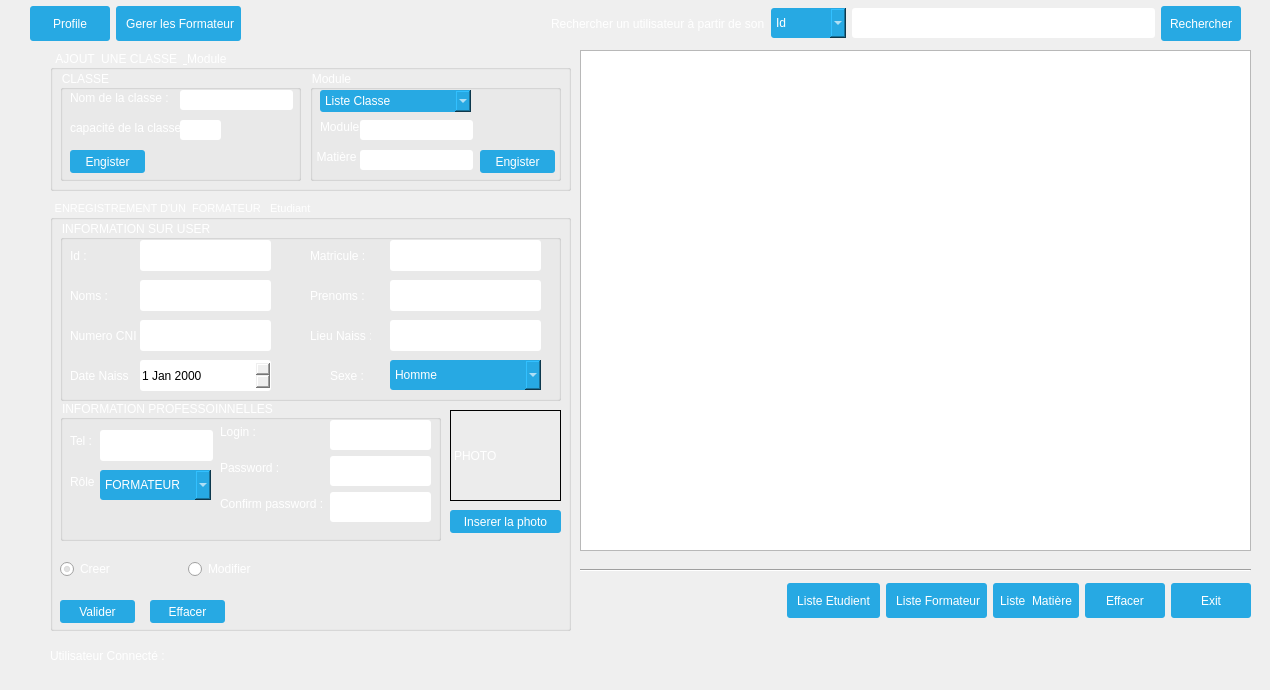
<?xml version="1.0" encoding="UTF-8"?>
<ui version="4.0">
 <class>UIResponsable</class>
 <widget class="QMainWindow" name="UIResponsable">
  <property name="geometry">
   <rect>
    <x>0</x>
    <y>0</y>
    <width>1270</width>
    <height>690</height>
   </rect>
  </property>
  <property name="windowTitle">
   <string>Interface Resonsable</string>
  </property>
  <property name="windowIcon">
   <iconset resource="src.qrc">
    <normaloff>:/image/responsable.png</normaloff>:/image/responsable.png</iconset>
  </property>
  <property name="styleSheet">
   <string notr="true">#centralwidget{
 border-image:url(:/image/bg.jpg);

}

#widget{
 border: 1px solid;
background: rgba(0, 0, 0, 80);

}

#label,#label_2,#currentDateTime,#logo,#label_3,#label_5,#label_15,#labelRechercher{ color: white; }
QLineEdit,QDateEdit ,#comboBoxRole{ border-radius: 3px; }
#label_13,#label_12,#label_6,#label_8,#label_7,#label_9,#label_10,#label_14,#label_11,#label_4,#labelRole,#labelPassword,#labelConfirmPassword{

color: white;
 
  font-family: Arial;

}



QPushButton, #comboBoxRechercherPar
{
  color: white;
  background-color: #27a9e3;
  border-width: 0px;
  border-radius: 3px;
}

QPushButton:hover { background-color: #66c011; }

#topPanel { background-color: qlineargradient(spread:reflect, x1:0.5, y1:0, x2:0, y2:0, stop:0 rgba(46, 204, 233, 100), stop:1 rgba(32, 80, 96, 5)); 


}


#restartButton{
 border-radius: 15px;

}
#shutdownButton{
 border-radius: 15px;

}

QGroupBox{

color: white;

}



#radioButtonCreer,#radioButtonModifier{

 color: white;

}

#labelUtilisateurConnecteTitre{

color: white;
 
  font-family: Arial;

}

#labelUtilisateurConnecte{

color: white;
 
  font-family: Arial;
}










</string>
  </property>
  <widget class="QWidget" name="centralwidget">
   <widget class="QGroupBox" name="groupBox">
    <property name="geometry">
     <rect>
      <x>50</x>
      <y>50</y>
      <width>521</width>
      <height>141</height>
     </rect>
    </property>
    <property name="title">
     <string>AJOUT  UNE CLASSE  &amp; Module</string>
    </property>
    <widget class="QGroupBox" name="groupBox_5">
     <property name="geometry">
      <rect>
       <x>10</x>
       <y>20</y>
       <width>241</width>
       <height>111</height>
      </rect>
     </property>
     <property name="title">
      <string>CLASSE</string>
     </property>
     <widget class="QLineEdit" name="lineEdit_classe">
      <property name="geometry">
       <rect>
        <x>120</x>
        <y>20</y>
        <width>113</width>
        <height>20</height>
       </rect>
      </property>
     </widget>
     <widget class="QLabel" name="label">
      <property name="geometry">
       <rect>
        <x>10</x>
        <y>20</y>
        <width>101</width>
        <height>16</height>
       </rect>
      </property>
      <property name="text">
       <string>Nom de la classe :</string>
      </property>
     </widget>
     <widget class="QLineEdit" name="lineEdit_capacite">
      <property name="geometry">
       <rect>
        <x>120</x>
        <y>50</y>
        <width>41</width>
        <height>20</height>
       </rect>
      </property>
     </widget>
     <widget class="QLabel" name="label_2">
      <property name="geometry">
       <rect>
        <x>10</x>
        <y>50</y>
        <width>121</width>
        <height>16</height>
       </rect>
      </property>
      <property name="text">
       <string>capacité de la classe :</string>
      </property>
     </widget>
     <widget class="QPushButton" name="pushButton_Classe">
      <property name="geometry">
       <rect>
        <x>10</x>
        <y>80</y>
        <width>75</width>
        <height>23</height>
       </rect>
      </property>
      <property name="text">
       <string>Engister</string>
      </property>
     </widget>
    </widget>
    <widget class="QGroupBox" name="groupBox_6">
     <property name="geometry">
      <rect>
       <x>260</x>
       <y>20</y>
       <width>251</width>
       <height>111</height>
      </rect>
     </property>
     <property name="title">
      <string>Module</string>
     </property>
     <widget class="QLineEdit" name="lineEdit_Module">
      <property name="geometry">
       <rect>
        <x>50</x>
        <y>50</y>
        <width>113</width>
        <height>20</height>
       </rect>
      </property>
     </widget>
     <widget class="QLabel" name="label_12">
      <property name="geometry">
       <rect>
        <x>10</x>
        <y>50</y>
        <width>47</width>
        <height>13</height>
       </rect>
      </property>
      <property name="text">
       <string>Module :</string>
      </property>
     </widget>
     <widget class="QComboBox" name="comboBox_classe">
      <property name="geometry">
       <rect>
        <x>10</x>
        <y>20</y>
        <width>151</width>
        <height>22</height>
       </rect>
      </property>
      <property name="styleSheet">
       <string notr="true">#comboBox_classe
{
  color: white;
  background-color: #27a9e3;
  border-width: 0px;
  border-radius: 3px;
}

#comboBox_classe:hover { background-color: #66c011; }</string>
      </property>
      <item>
       <property name="text">
        <string>Liste Classe</string>
       </property>
      </item>
     </widget>
     <widget class="QLineEdit" name="lineEdit_Matiere">
      <property name="geometry">
       <rect>
        <x>50</x>
        <y>80</y>
        <width>113</width>
        <height>20</height>
       </rect>
      </property>
     </widget>
     <widget class="QLabel" name="label_14">
      <property name="geometry">
       <rect>
        <x>0</x>
        <y>80</y>
        <width>47</width>
        <height>13</height>
       </rect>
      </property>
      <property name="text">
       <string>  Matière : </string>
      </property>
     </widget>
     <widget class="QPushButton" name="pushButton_Module">
      <property name="geometry">
       <rect>
        <x>170</x>
        <y>80</y>
        <width>75</width>
        <height>23</height>
       </rect>
      </property>
      <property name="text">
       <string>Engister</string>
      </property>
     </widget>
    </widget>
   </widget>
   <widget class="QWidget" name="horizontalLayoutWidget_3">
    <property name="geometry">
     <rect>
      <x>30</x>
      <y>0</y>
      <width>1211</width>
      <height>47</height>
     </rect>
    </property>
    <layout class="QHBoxLayout" name="horizontalLayout_3">
     <item>
      <widget class="QPushButton" name="pushButtonProfil">
       <property name="minimumSize">
        <size>
         <width>80</width>
         <height>35</height>
        </size>
       </property>
       <property name="toolTip">
        <string>Consulter mon profil ...</string>
       </property>
       <property name="text">
        <string>Profile</string>
       </property>
      </widget>
     </item>
     <item>
      <widget class="QPushButton" name="pushButton_gerer">
       <property name="minimumSize">
        <size>
         <width>80</width>
         <height>35</height>
        </size>
       </property>
       <property name="toolTip">
        <string>Consulter mon profil ...</string>
       </property>
       <property name="text">
        <string>   Gerer les Formateur  </string>
       </property>
      </widget>
     </item>
     <item>
      <spacer name="horizontalSpacer_2">
       <property name="orientation">
        <enum>Qt::Horizontal</enum>
       </property>
       <property name="sizeHint" stdset="0">
        <size>
         <width>40</width>
         <height>20</height>
        </size>
       </property>
      </spacer>
     </item>
     <item>
      <widget class="QLabel" name="labelRechercher">
       <property name="text">
        <string>Rechercher un utilisateur à partir de son</string>
       </property>
      </widget>
     </item>
     <item>
      <widget class="QComboBox" name="comboBoxRechercherPar">
       <property name="minimumSize">
        <size>
         <width>0</width>
         <height>30</height>
        </size>
       </property>
       <property name="currentIndex">
        <number>0</number>
       </property>
       <item>
        <property name="text">
         <string>Id</string>
        </property>
       </item>
       <item>
        <property name="text">
         <string>Username</string>
        </property>
       </item>
      </widget>
     </item>
     <item>
      <widget class="QLineEdit" name="lineEditRechercher">
       <property name="minimumSize">
        <size>
         <width>0</width>
         <height>30</height>
        </size>
       </property>
      </widget>
     </item>
     <item>
      <widget class="QPushButton" name="pushButtonRechercher">
       <property name="minimumSize">
        <size>
         <width>80</width>
         <height>35</height>
        </size>
       </property>
       <property name="text">
        <string>Rechercher</string>
       </property>
      </widget>
     </item>
    </layout>
   </widget>
   <widget class="QGroupBox" name="groupBox_2">
    <property name="geometry">
     <rect>
      <x>50</x>
      <y>200</y>
      <width>521</width>
      <height>431</height>
     </rect>
    </property>
    <property name="font">
     <font>
      <pointsize>8</pointsize>
      <weight>50</weight>
      <bold>false</bold>
     </font>
    </property>
    <property name="title">
     <string> ENREGISTREMENT D'UN  FORMATEUR   Etudiant</string>
    </property>
    <widget class="QGroupBox" name="groupBox_4">
     <property name="geometry">
      <rect>
       <x>10</x>
       <y>200</y>
       <width>381</width>
       <height>141</height>
      </rect>
     </property>
     <property name="title">
      <string>INFORMATION PROFESSOINNELLES</string>
     </property>
     <widget class="QLabel" name="label_4">
      <property name="geometry">
       <rect>
        <x>10</x>
        <y>30</y>
        <width>31</width>
        <height>21</height>
       </rect>
      </property>
      <property name="text">
       <string>Tel :</string>
      </property>
     </widget>
     <widget class="QComboBox" name="comboBoxRole">
      <property name="geometry">
       <rect>
        <x>40</x>
        <y>70</y>
        <width>111</width>
        <height>30</height>
       </rect>
      </property>
      <property name="minimumSize">
       <size>
        <width>0</width>
        <height>30</height>
       </size>
      </property>
      <property name="styleSheet">
       <string notr="true">#comboBoxRole
{
  color: white;
  background-color: #27a9e3;
  border-width: 0px;
  border-radius: 3px;
}

#comboBoxRole:hover { background-color: #66c011; }

</string>
      </property>
      <property name="currentIndex">
       <number>0</number>
      </property>
      <item>
       <property name="text">
        <string>FORMATEUR</string>
       </property>
      </item>
      <item>
       <property name="text">
        <string>ETUDIANT</string>
       </property>
      </item>
     </widget>
     <widget class="QLabel" name="labelRole">
      <property name="geometry">
       <rect>
        <x>10</x>
        <y>70</y>
        <width>27</width>
        <height>24</height>
       </rect>
      </property>
      <property name="text">
       <string>Rôle :</string>
      </property>
     </widget>
     <widget class="QWidget" name="formLayoutWidget">
      <property name="geometry">
       <rect>
        <x>160</x>
        <y>20</y>
        <width>211</width>
        <height>124</height>
       </rect>
      </property>
      <layout class="QFormLayout" name="formLayout">
       <item row="0" column="1">
        <widget class="QLineEdit" name="lineEditLogin">
         <property name="minimumSize">
          <size>
           <width>0</width>
           <height>30</height>
          </size>
         </property>
        </widget>
       </item>
       <item row="1" column="0">
        <widget class="QLabel" name="labelPassword">
         <property name="text">
          <string>Password :</string>
         </property>
        </widget>
       </item>
       <item row="1" column="1">
        <widget class="QLineEdit" name="lineEditPassword">
         <property name="minimumSize">
          <size>
           <width>0</width>
           <height>30</height>
          </size>
         </property>
         <property name="echoMode">
          <enum>QLineEdit::Password</enum>
         </property>
        </widget>
       </item>
       <item row="2" column="0">
        <widget class="QLabel" name="labelConfirmPassword">
         <property name="text">
          <string>Confirm password :</string>
         </property>
        </widget>
       </item>
       <item row="2" column="1">
        <widget class="QLineEdit" name="lineEditConfirmPassword">
         <property name="minimumSize">
          <size>
           <width>0</width>
           <height>30</height>
          </size>
         </property>
         <property name="text">
          <string/>
         </property>
         <property name="echoMode">
          <enum>QLineEdit::Password</enum>
         </property>
        </widget>
       </item>
       <item row="0" column="0">
        <widget class="QLabel" name="label_11">
         <property name="text">
          <string>Login :</string>
         </property>
        </widget>
       </item>
      </layout>
     </widget>
     <widget class="QLineEdit" name="lineEdit_Tel">
      <property name="geometry">
       <rect>
        <x>40</x>
        <y>30</y>
        <width>113</width>
        <height>31</height>
       </rect>
      </property>
     </widget>
    </widget>
    <widget class="QPushButton" name="pushButton_3">
     <property name="geometry">
      <rect>
       <x>100</x>
       <y>400</y>
       <width>75</width>
       <height>23</height>
      </rect>
     </property>
     <property name="text">
      <string>Effacer</string>
     </property>
    </widget>
    <widget class="QPushButton" name="pushButton_valider">
     <property name="geometry">
      <rect>
       <x>10</x>
       <y>400</y>
       <width>75</width>
       <height>23</height>
      </rect>
     </property>
     <property name="text">
      <string>Valider</string>
     </property>
    </widget>
    <widget class="QLabel" name="label_10">
     <property name="geometry">
      <rect>
       <x>400</x>
       <y>210</y>
       <width>111</width>
       <height>91</height>
      </rect>
     </property>
     <property name="styleSheet">
      <string notr="true">#label_10{ border: 1px solid;
      border-image:url(:/image/u.jpg);

}</string>
     </property>
     <property name="text">
      <string>PHOTO</string>
     </property>
    </widget>
    <widget class="QPushButton" name="pushButton_5">
     <property name="geometry">
      <rect>
       <x>400</x>
       <y>310</y>
       <width>111</width>
       <height>23</height>
      </rect>
     </property>
     <property name="text">
      <string>Inserer la photo</string>
     </property>
    </widget>
    <widget class="QWidget" name="horizontalLayoutWidget_2">
     <property name="geometry">
      <rect>
       <x>10</x>
       <y>350</y>
       <width>250</width>
       <height>39</height>
      </rect>
     </property>
     <layout class="QHBoxLayout" name="horizontalLayout_2">
      <item>
       <widget class="QRadioButton" name="radioButtonCreer">
        <property name="text">
         <string>Creer</string>
        </property>
        <property name="checked">
         <bool>true</bool>
        </property>
       </widget>
      </item>
      <item>
       <widget class="QRadioButton" name="radioButtonModifier">
        <property name="minimumSize">
         <size>
          <width>0</width>
          <height>0</height>
         </size>
        </property>
        <property name="text">
         <string>Modifier</string>
        </property>
       </widget>
      </item>
     </layout>
    </widget>
    <widget class="QGroupBox" name="groupBox_3">
     <property name="geometry">
      <rect>
       <x>10</x>
       <y>20</y>
       <width>501</width>
       <height>181</height>
      </rect>
     </property>
     <property name="styleSheet">
      <string notr="true"/>
     </property>
     <property name="title">
      <string>INFORMATION SUR USER</string>
     </property>
     <widget class="QLabel" name="label_5">
      <property name="geometry">
       <rect>
        <x>10</x>
        <y>60</y>
        <width>51</width>
        <height>31</height>
       </rect>
      </property>
      <property name="text">
       <string>Noms :</string>
      </property>
     </widget>
     <widget class="QLabel" name="label_3">
      <property name="geometry">
       <rect>
        <x>10</x>
        <y>100</y>
        <width>71</width>
        <height>31</height>
       </rect>
      </property>
      <property name="text">
       <string>Numero CNI : </string>
      </property>
     </widget>
     <widget class="QLineEdit" name="lineEdit_CNI">
      <property name="geometry">
       <rect>
        <x>80</x>
        <y>100</y>
        <width>131</width>
        <height>31</height>
       </rect>
      </property>
     </widget>
     <widget class="QLineEdit" name="lineEditUsername">
      <property name="geometry">
       <rect>
        <x>80</x>
        <y>60</y>
        <width>131</width>
        <height>31</height>
       </rect>
      </property>
     </widget>
     <widget class="QLabel" name="label_6">
      <property name="geometry">
       <rect>
        <x>250</x>
        <y>60</y>
        <width>61</width>
        <height>31</height>
       </rect>
      </property>
      <property name="text">
       <string>Prenoms :</string>
      </property>
     </widget>
     <widget class="QLineEdit" name="lineEditprenome">
      <property name="geometry">
       <rect>
        <x>330</x>
        <y>60</y>
        <width>151</width>
        <height>31</height>
       </rect>
      </property>
     </widget>
     <widget class="QLabel" name="label_7">
      <property name="geometry">
       <rect>
        <x>10</x>
        <y>140</y>
        <width>61</width>
        <height>31</height>
       </rect>
      </property>
      <property name="text">
       <string>Date Naiss :</string>
      </property>
     </widget>
     <widget class="QDateEdit" name="dateEdit_Naiss">
      <property name="geometry">
       <rect>
        <x>80</x>
        <y>140</y>
        <width>131</width>
        <height>31</height>
       </rect>
      </property>
     </widget>
     <widget class="QLabel" name="label_8">
      <property name="geometry">
       <rect>
        <x>250</x>
        <y>100</y>
        <width>61</width>
        <height>31</height>
       </rect>
      </property>
      <property name="text">
       <string>Lieu Naiss :</string>
      </property>
     </widget>
     <widget class="QLineEdit" name="lineEdit_lieu">
      <property name="geometry">
       <rect>
        <x>330</x>
        <y>100</y>
        <width>151</width>
        <height>31</height>
       </rect>
      </property>
     </widget>
     <widget class="QLabel" name="label_9">
      <property name="geometry">
       <rect>
        <x>270</x>
        <y>140</y>
        <width>41</width>
        <height>31</height>
       </rect>
      </property>
      <property name="text">
       <string>Sexe :</string>
      </property>
     </widget>
     <widget class="QComboBox" name="comboBoxRole_Sexe">
      <property name="geometry">
       <rect>
        <x>330</x>
        <y>140</y>
        <width>151</width>
        <height>30</height>
       </rect>
      </property>
      <property name="minimumSize">
       <size>
        <width>0</width>
        <height>30</height>
       </size>
      </property>
      <property name="styleSheet">
       <string notr="true">#comboBoxRole_Sexe
{
  color: white;
  background-color: #27a9e3;
  border-width: 0px;
  border-radius: 3px;
}

#comboBoxRole_Sexe:hover { background-color: #66c011; }

</string>
      </property>
      <property name="currentIndex">
       <number>0</number>
      </property>
      <item>
       <property name="text">
        <string>Homme</string>
       </property>
      </item>
      <item>
       <property name="text">
        <string>Femme</string>
       </property>
      </item>
     </widget>
     <widget class="QLabel" name="label_13">
      <property name="geometry">
       <rect>
        <x>10</x>
        <y>20</y>
        <width>47</width>
        <height>31</height>
       </rect>
      </property>
      <property name="text">
       <string>Id :</string>
      </property>
     </widget>
     <widget class="QLineEdit" name="lineEditId">
      <property name="enabled">
       <bool>false</bool>
      </property>
      <property name="geometry">
       <rect>
        <x>80</x>
        <y>20</y>
        <width>131</width>
        <height>31</height>
       </rect>
      </property>
     </widget>
     <widget class="QLineEdit" name="lineEdit_Matricule">
      <property name="geometry">
       <rect>
        <x>330</x>
        <y>20</y>
        <width>151</width>
        <height>31</height>
       </rect>
      </property>
     </widget>
     <widget class="QLabel" name="label_15">
      <property name="geometry">
       <rect>
        <x>250</x>
        <y>20</y>
        <width>61</width>
        <height>31</height>
       </rect>
      </property>
      <property name="text">
       <string>Matricule :</string>
      </property>
     </widget>
    </widget>
   </widget>
   <widget class="QTableView" name="tableView">
    <property name="geometry">
     <rect>
      <x>580</x>
      <y>50</y>
      <width>671</width>
      <height>501</height>
     </rect>
    </property>
   </widget>
   <widget class="QWidget" name="horizontalLayoutWidget">
    <property name="geometry">
     <rect>
      <x>580</x>
      <y>580</y>
      <width>671</width>
      <height>41</height>
     </rect>
    </property>
    <layout class="QHBoxLayout" name="horizontalLayout">
     <item>
      <spacer name="horizontalSpacer">
       <property name="orientation">
        <enum>Qt::Horizontal</enum>
       </property>
       <property name="sizeHint" stdset="0">
        <size>
         <width>40</width>
         <height>20</height>
        </size>
       </property>
      </spacer>
     </item>
     <item>
      <widget class="QPushButton" name="pushButton_Etudiant">
       <property name="minimumSize">
        <size>
         <width>0</width>
         <height>35</height>
        </size>
       </property>
       <property name="text">
        <string>   Liste Etudient   </string>
       </property>
      </widget>
     </item>
     <item>
      <widget class="QPushButton" name="pushButton_Formateur">
       <property name="minimumSize">
        <size>
         <width>0</width>
         <height>35</height>
        </size>
       </property>
       <property name="text">
        <string>   Liste Formateur  </string>
       </property>
      </widget>
     </item>
     <item>
      <widget class="QPushButton" name="pushButton_Matiere">
       <property name="minimumSize">
        <size>
         <width>0</width>
         <height>35</height>
        </size>
       </property>
       <property name="text">
        <string>  Liste  Matière  </string>
       </property>
      </widget>
     </item>
     <item>
      <widget class="QPushButton" name="pushButtonEffacer">
       <property name="minimumSize">
        <size>
         <width>80</width>
         <height>35</height>
        </size>
       </property>
       <property name="text">
        <string>Effacer</string>
       </property>
      </widget>
     </item>
     <item>
      <widget class="QPushButton" name="pushButtonExit">
       <property name="minimumSize">
        <size>
         <width>80</width>
         <height>35</height>
        </size>
       </property>
       <property name="text">
        <string>Exit</string>
       </property>
      </widget>
     </item>
    </layout>
   </widget>
   <widget class="QWidget" name="horizontalLayoutWidget_4">
    <property name="geometry">
     <rect>
      <x>50</x>
      <y>640</y>
      <width>221</width>
      <height>32</height>
     </rect>
    </property>
    <layout class="QHBoxLayout" name="horizontalLayout_4">
     <item>
      <widget class="QLabel" name="labelUtilisateurConnecteTitre">
       <property name="text">
        <string>Utilisateur Connecté :</string>
       </property>
      </widget>
     </item>
     <item>
      <widget class="QLabel" name="labelUtilisateurConnecte">
       <property name="text">
        <string>&lt;dynamic&gt;</string>
       </property>
      </widget>
     </item>
    </layout>
   </widget>
   <widget class="Line" name="line">
    <property name="geometry">
     <rect>
      <x>580</x>
      <y>560</y>
      <width>671</width>
      <height>20</height>
     </rect>
    </property>
    <property name="orientation">
     <enum>Qt::Horizontal</enum>
    </property>
   </widget>
  </widget>
 </widget>
 <resources>
  <include location="src.qrc"/>
 </resources>
 <connections/>
</ui>
